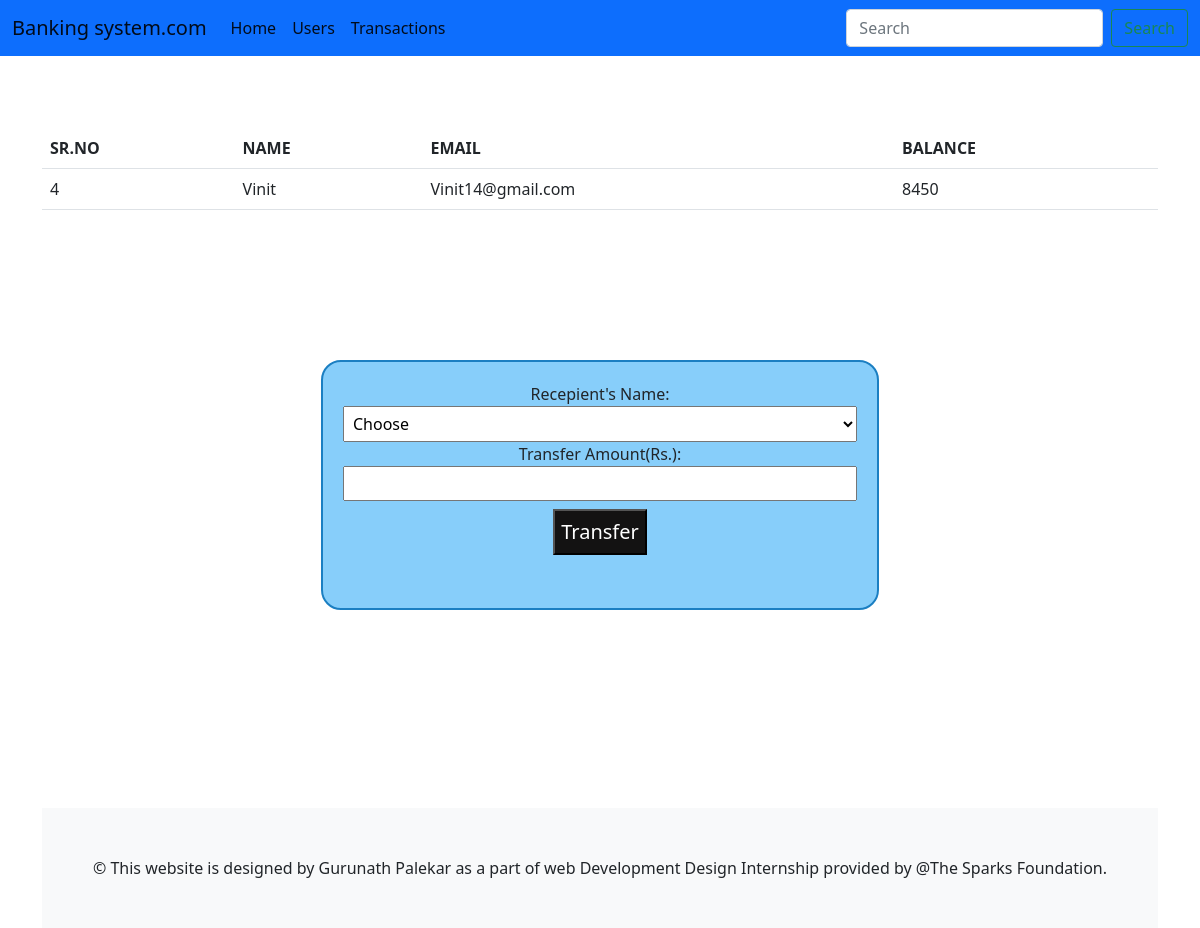
The app's page /transfer.php?id=4 with its own data.
### tables this page shows
CREATE TABLE `users` (
  `id` int(3) NOT NULL,
  `name` text NOT NULL,
  `email` varchar(30) NOT NULL,
  `balance` int(8) NOT NULL
);

### transfer.php (the view, shortened to what this page needs)
<?php include'navbar.php';
?>
<?php
  include 'config.php';
  ?>
<!doctype html>
<html lang="en">
  <head>
    <link href="https://cdn.jsdelivr.net/npm/bootstrap@5.1.0/dist/css/bootstrap.min.css" rel="stylesheet">
  </head>
  <body>
<?php
    $sid=$_GET['id'];
    $sql="SELECT * FROM users WHERE id='$sid'";
    $result=$conn->query($sql);
    $row=mysqli_fetch_assoc($result);
     ?>
     <div class="container"><br><br><br>
<table class="table table-striped">
  <thead>
    <tr>
      <th scope="col">SR.NO</th>
      <th scope="col">NAME</th>
      <th scope="col">EMAIL</th>
      <th scope="col">BALANCE</th>
    <tr>
    <tr>
    <td><?php echo $row['id'];?></td>
        <td><?php echo $row['name'];?></td>
        <td><?php echo $row['email'];?></td>
        <td><?php echo $row['balance'];?></td>
     </tr>
  </thead>
    </table>
    </div>
    <div class="container" align="center">
    <div class="form">
    <form method="post">
        Recepient's Name:
        <br>
        <select id="user" name="user">
            <option value="" selected disabled>Choose</option>
        </select>
        <br>
        Transfer Amount(Rs.):
        <br>
        <input type="text" name="amount" required>
        <br>
        <input type="submit"  name="submit" value="Transfer">
    </form>
    </div>
  </body>
  <?php include'footer.php';?>
</html>

### transfer.php (style rules this page uses)
.form { border: 2px solid rgb(27, 127, 194); border-radius: 20px; width: 50%; height: 250px; margin: 150px auto; padding: 20px; background-color: lightskyblue; }
.form input[type="text"], select { width: 100%; padding: 5px; font-size: 0.9rem; }
.form input[type="submit"] { text-align: center; font-size: 20px; font-weight: 400; background-color: rgb(19, 18, 18); color: white; margin: 8px auto; cursor: pointer; padding: 6px; }

### records on screen
users: id "4", name "Vinit", email "Vinit14@gmail.com", balance "8450"
